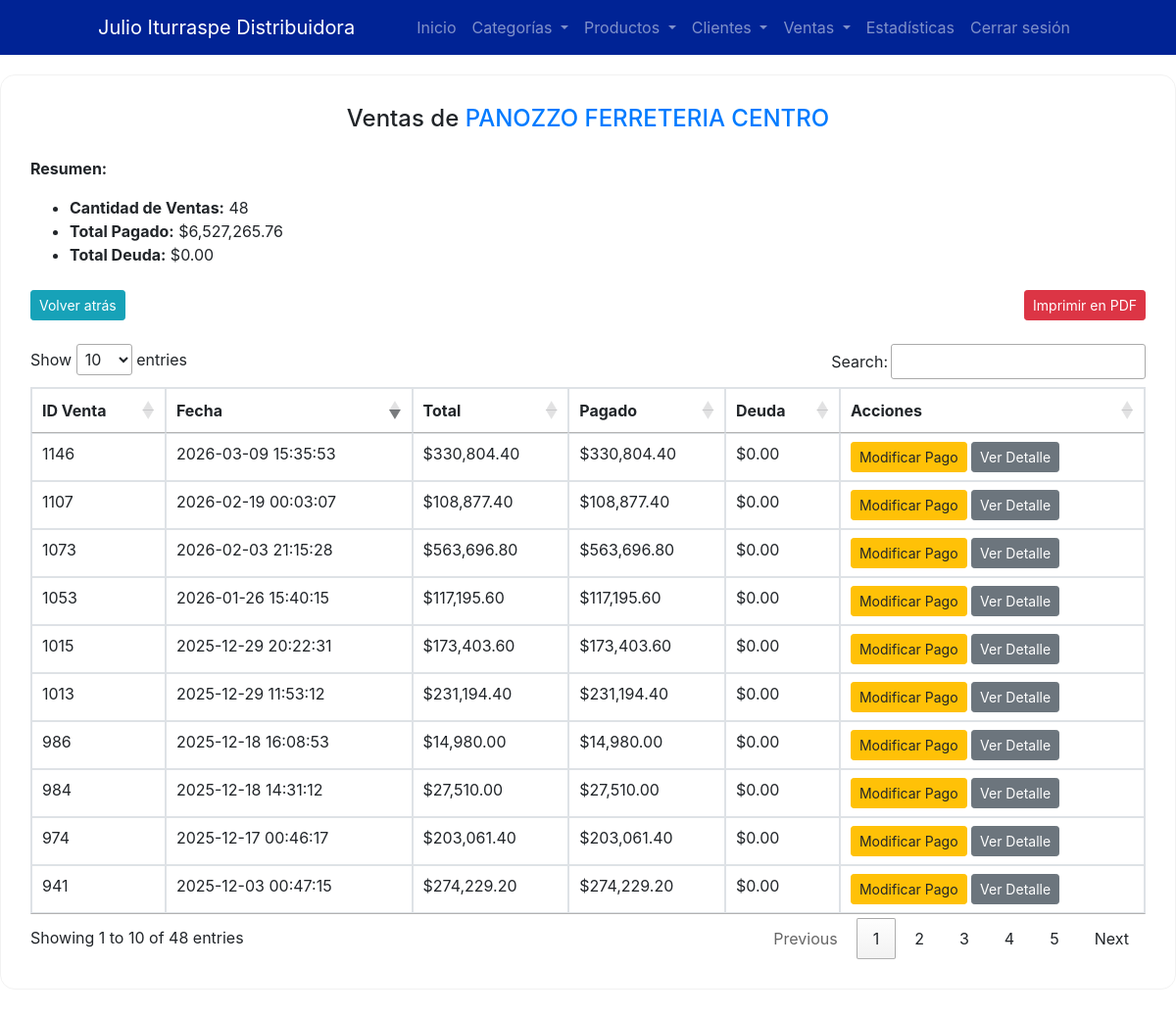
Screenshot of /frontend/pages/clientSales.php?client_id=11 (signed in) with the database file from the repository.
### tables this page shows
CREATE TABLE `clients` (
  `id` int(11) NOT NULL,
  `name` varchar(100) NOT NULL,
  `phone` varchar(20) DEFAULT NULL,
  `email` varchar(100) DEFAULT NULL,
  `cuit` varchar(20) DEFAULT NULL,
  `address` text,
  `is_active` tinyint(1) DEFAULT '1'
);

CREATE TABLE `sales` (
  `id` int(11) NOT NULL,
  `client_id` int(11) DEFAULT NULL,
  `total` decimal(10,2) DEFAULT NULL,
  `sale_date` timestamp NOT NULL DEFAULT CURRENT_TIMESTAMP,
  `is_paid` tinyint(1) DEFAULT '0',
  `amount_paid` decimal(10,2) DEFAULT '0.00'
);

### backend/controllers/saleController.php (called while the page is built, shortened)
<?php
require_once '../../backend/config/database.php';
require_once 'productController.php';
class SaleController {
    private $conn;
    public function __construct() {
        $database = new Database();
        $this->conn = $database->getConnection();
    }
    public function getSalesByClientId($clientId) {
        $query = "SELECT s.id AS sale_id, s.sale_date, s.total AS sale_total, s.amount_paid,
                         c.name AS client_name
                  FROM sales s
                  JOIN clients c ON s.client_id = c.id
                  WHERE s.client_id = :client_id
                  ORDER BY s.sale_date DESC";
        $stmt = $this->conn->prepare($query);
        $stmt->bindParam(':client_id', $clientId, PDO::PARAM_INT);
        $stmt->execute();
        return $stmt->fetchAll(PDO::FETCH_ASSOC);
    }
}

### backend/config/database.php (called while the page is built, shortened)
<?php
class Database {
    private $host = "db";
    private $db_name = "distji_s";
    private $username = "distji_s";
    private $password = "J*OqzaQ4fW";
    public function getConnection() {
        $this->conn = null;
        try {
            $this->conn = new PDO("mysql:host=" . $this->host . ";dbname=" . $this->db_name, $this->username, $this->password);
            $this->conn->setAttribute(PDO::ATTR_ERRMODE, PDO::ERRMODE_EXCEPTION);
        } catch(PDOException $exception) {
            echo "Error de conexión: " . $exception->getMessage();
        }
        return $this->conn;
    }
}

### backend/controllers/productController.php (called while the page is built, shortened)
<?php
require_once __DIR__ . '/../config/database.php';
class ProductController {
    public function __construct() {
        $database = new Database();
    }
}

### frontend/pages/clientSales.php (the view, shortened to what this page needs)
<?php
require_once '../../backend/controllers/saleController.php';
$clientId = $_GET['client_id'];
$saleController = new SaleController();
$sales = $saleController->getSalesByClientId($clientId);
$totalSales = count($sales);
$totalPaid = array_sum(array_column($sales, 'amount_paid'));
$totalDebt = array_sum(array_map(function($sale) {
    return $sale['sale_total'] - $sale['amount_paid'];
}, $sales));
$clientName = $sales ? $sales[0]['client_name'] : 'Cliente';
?>
<!DOCTYPE html>
<html lang="es">
<head>
    <link href="https://stackpath.bootstrapcdn.com/bootstrap/4.5.2/css/bootstrap.min.css" rel="stylesheet">
    <link rel="stylesheet" type="text/css" href="https://cdn.datatables.net/1.11.5/css/jquery.dataTables.min.css">
    <link rel="stylesheet" href="style.css">
</head>
<body>
    <?php include_once '../components/navbar.php'; ?>
    <div class="rounded-container-table">
        <h4 class="text-center mb-4">Ventas de  <span class="text-primary"><?php echo htmlspecialchars($clientName); ?></span></h4>
        <div class="mt-4 mb-4">
            <p><strong>Resumen:</strong></p>
            <ul>
                <li><strong>Cantidad de Ventas:</strong> <?php echo $totalSales; ?></li>
                <li><strong>Total Pagado:</strong> $<?php echo number_format($totalPaid, 2); ?></li>
                <li><strong>Total Deuda:</strong> $<?php echo number_format($totalDebt, 2); ?></li>
            </ul>
        </div>
        <div class="d-flex justify-content-between pb-4">
            <button class="btn btn-info btn-sm" onclick="window.history.back();">Volver atrás</button>
            <button id="printPdfBtn" class="btn btn-danger btn-sm">Imprimir en PDF</button>
        </div>
        <table class="table table-bordered" id="clientSalesTable">
            <thead>
                <tr>
                    <th>ID Venta</th>
                    <th>Fecha</th>
                    <th>Total</th>
                    <th>Pagado</th>
                    <th>Deuda</th>
                    <th>Acciones</th>
                </tr>
            </thead>
            <tbody>
                <?php foreach ($sales as $sale):
                    $debt = $sale['sale_total'] - $sale['amount_paid'];
                ?>
                    <tr>
                        <td><?php echo $sale['sale_id']; ?></td>
                        <td><?php echo $sale['sale_date']; ?></td>
                        <td>$<?php echo number_format($sale['sale_total'], 2); ?></td>
                        <td>$<?php echo number_format($sale['amount_paid'], 2); ?></td>
                        <td>$<?php echo number_format($debt, 2); ?></td>
                        <td>
                            <?php if ($debt > 0): ?>
                                <button class="btn btn-info btn-sm" data-toggle="modal" data-target="#paymentModal<?php echo $sale['sale_id']; ?>">Registrar Pago</button>
                            <?php else: ?>
                                <button class="btn btn-warning btn-sm" data-toggle="modal" data-target="#editPaymentModal<?php echo $sale['sale_id']; ?>">Modificar Pago</button>
                            <?php endif; ?>
                            <a href="saleDetails.php?sale_id=<?php echo $sale['sale_id']; ?>" class="btn btn-secondary btn-sm">Ver Detalle</a>
                        </td>
                    </tr>
                <?php endforeach; ?>
            </tbody>
        </table>
    </div>
</body>
</html>

### frontend/pages/style.css (style rules this page uses)
.rounded-container-table { background-color: #fff; border-radius: 15px; border: 1px solid #F2F2F2; max-width: 1300px; margin: 20px auto 40px auto; padding: 30px; }

### rows the page displays
clients: name "PANOZZO FERRETERIA CENTRO"
sales: id "1146", sale_date "2026-03-09 15:35:53", total "330,804.40", amount_paid "330,804.40", debt "0.00"
sales: id "1107", sale_date "2026-02-19 00:03:07", total "108,877.40", amount_paid "108,877.40", debt "0.00"
sales: id "1073", sale_date "2026-02-03 21:15:28", total "563,696.80", amount_paid "563,696.80", debt "0.00"
sales: id "1053", sale_date "2026-01-26 15:40:15", total "117,195.60", amount_paid "117,195.60", debt "0.00"
sales: id "1015", sale_date "2025-12-29 20:22:31", total "173,403.60", amount_paid "173,403.60", debt "0.00"
sales: id "1013", sale_date "2025-12-29 11:53:12", total "231,194.40", amount_paid "231,194.40", debt "0.00"
sales: id "986", sale_date "2025-12-18 16:08:53", total "14,980.00", amount_paid "14,980.00", debt "0.00"
sales: id "984", sale_date "2025-12-18 14:31:12", total "27,510.00", amount_paid "27,510.00", debt "0.00"
sales: id "974", sale_date "2025-12-17 00:46:17", total "203,061.40", amount_paid "203,061.40", debt "0.00"
sales: id "941", sale_date "2025-12-03 00:47:15", total "274,229.20", amount_paid "274,229.20", debt "0.00"

### other values shown
$totalSales "48"
$totalPaid "6,527,265.76"
$totalDebt "0.00"
